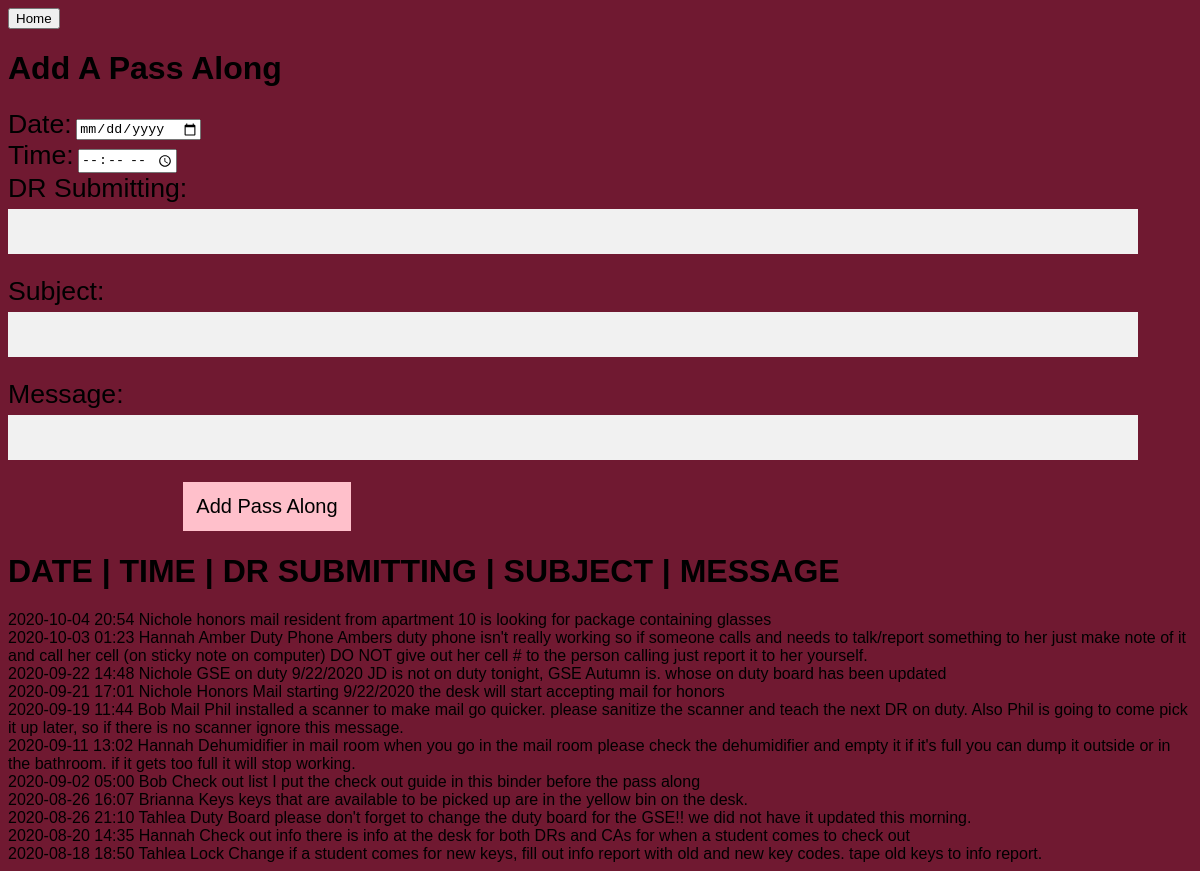
The page /PassAlong.php (signed in) on the database its author committed.
### tables this page shows
CREATE TABLE PassAlong(
title TEXT NOT NULL,
message TEXT NOT NULL,
author TEXT NOT NULL,
date TEXT NOT NULL,
time TEXT NOT NULL, building TEXT);

### functions.php (the view, shortened to what this page needs)
<?php
 function printPassAlong($building){
   $db = new PDO("sqlite:database2.db");
   $sql = "SELECT title, message, author, date, time, building FROM PassAlong WHERE building = '$building' order by date desc ";
   $stmt = $db->query($sql);
   print("<h1> DATE      | TIME    | DR SUBMITTING   | SUBJECT         | MESSAGE</h1>");
   $records = $stmt->fetchall(PDO::FETCH_ASSOC);
   foreach($records as $PassAlong){
     print($PassAlong['date']);
     print($PassAlong['time']);
     print($PassAlong['author']);
     print($PassAlong['title']);
     print($PassAlong['message']);
     print("<br>");
   }
 }
?>

### PassAlong.php (shortened to what this page needs)
<?php
include "functions.php";
if(isset($_SESSION['hall'])){$building = $_SESSION['hall'];}
?>
<!DOCTYPE html>
<html lang="en">
  <head>
   <link href="style.css" rel="stylesheet">
  </head>
  <body class="passalong">
  <button onclick="location.href='landing_page.html';">Home</button>
  <h1>Add A Pass Along</h1>
  <form id="id02" method=post action="PassAlong.php">
  <div class = "createPassAlong">
    <label for="pDate">Date:</label>
    <input type="date" id="pDate" name="date"><br>
    <label for="pTime">Time:</label>
    <input type="time" id="pTime" name="time"><br>
    <label for="pName">DR Submitting:</label>
    <input type="text" id="pName" name="author"><br>
    <label for="pSubject">Subject:</label>
    <input type="text" id="pSubject" name="title"><br>
    <label for="pMessage">Message:</label>
    <input type="text" id="pMessage" name="message"><br>
    <input type="submit" name="submit" value="Add Pass Along">
  </div>
  </form>
<?php
    @$b = printPassAlong($building);
?>
  </body>
  </html>

### style.css (style rules this page uses)
label { font-size: 20pt; }
input[type=text], input[type=password], input[type=email] { width: 95%; padding: 15px; padding-left: 5px; padding-right: 0px; margin: 5px 0 22px 0; display: inline-block; border: none; background: #f1f1f1; }
input[type=submit] { font-size: 15pt; padding: 10pt; border: none; margin-left: 175px; background: pink; }
body { font-family: Arial; }

### rows shown on the page
passalong: date "2020-10-04", time "20:54", author "Nichole", title "honors mail", message "resident from apartment 10 is looking for package containing glasses"
passalong: date "2020-10-03", time "01:23", author "Hannah", title "Amber Duty Phone", message "Ambers duty phone isn't really working so if someone calls and needs to talk/report something to her just make note of it and call her cell (on sticky note on computer) DO NOT give out her cell # to the person calling just report it to her yourself."
passalong: date "2020-09-22", time "14:48", author "Nichole", title "GSE on duty 9/22/2020", message "JD is not on duty tonight, GSE Autumn is. whose on duty board has been updated"
passalong: date "2020-09-21", time "17:01", author "Nichole", title "Honors Mail", message "starting 9/22/2020 the desk will start accepting mail for honors"
passalong: date "2020-09-19", time "11:44", author "Bob", title "Mail", message "Phil installed a scanner to make mail go quicker. please sanitize the scanner and teach the next DR on duty. Also Phil is going to come pick it up later, so if there is no scanner ignore this message."
passalong: date "2020-09-11", time "13:02", author "Hannah", title "Dehumidifier in mail room", message "when you go in the mail room please check the dehumidifier and empty it if it's full you can dump it outside or in the bathroom. if it gets too full it will stop working."
passalong: date "2020-09-02", time "05:00", author "Bob", title "Check out list", message "I put the check out guide in this binder before the pass along"
passalong: date "2020-08-26", time "16:07", author "Brianna", title "Keys", message "keys that are available to be picked up are in the yellow bin on the desk."
passalong: date "2020-08-26", time "21:10", author "Tahlea", title "Duty Board", message "please don't forget to change the duty board for the GSE!! we did not have it updated this morning."
passalong: date "2020-08-20", time "14:35", author "Hannah", title "Check out info", message "there is info at the desk for both DRs and CAs for when a student comes to check out"
passalong: date "2020-08-18", time "18:50", author "Tahlea", title "Lock Change", message "if a student comes for new keys, fill out info report with old and new key codes. tape old keys to info report."
